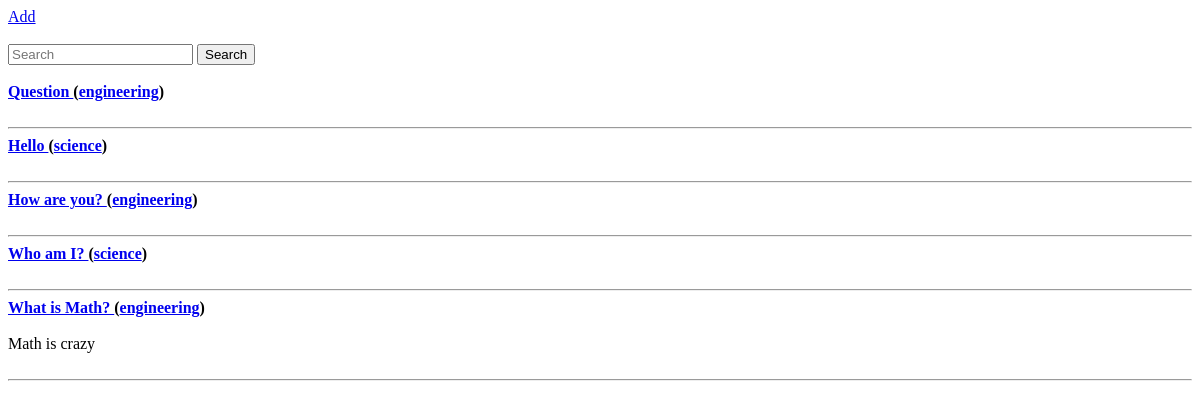
Before: /home/ with the older database file.
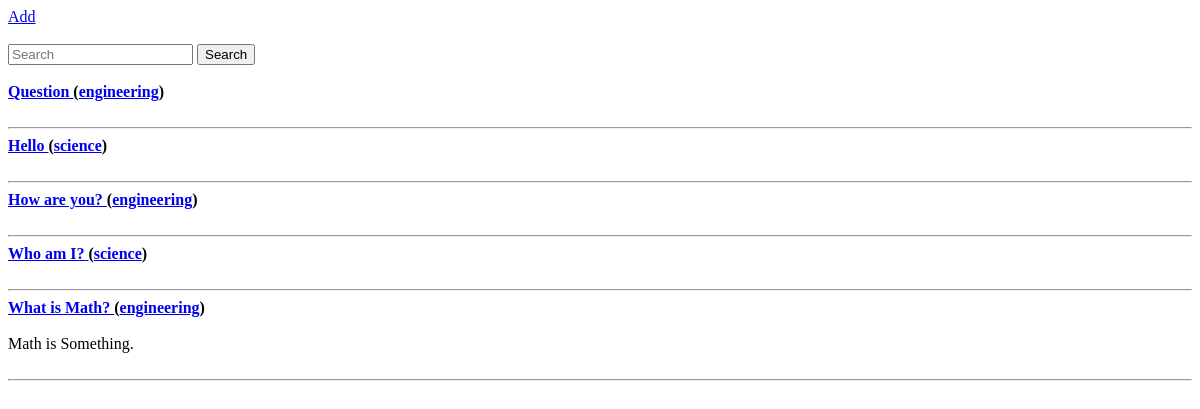
After: the same page with the newer database file.
### home/models.py (models this page shows, shortened)
class Question(models.Model):
	question = models.CharField(max_length = 100)
	date     = models.DateTimeField()
	tag      = models.CharField(max_length=20)
	votes    = models.IntegerField(default = 0)
	def __str__(self):
		return self.question

class Answer(models.Model):
	question  = models.ForeignKey(Question, on_delete=models.CASCADE)
	answer    = models.TextField()
	edit_date = models.DateTimeField()
	votes     = models.IntegerField(default = 0)

### home/views.py (the view)
# urls.py: path('',views.question_list,name='question_list'),
def question_list(request,id=None):
	if 'search' in request.GET:
		search_term   = request.GET['search']
		question_list = Question.objects.filter(question__icontains=search_term)
	else:
		question_list = Question.objects.all().order_by('-votes','-date')
	answer_list       = Answer.objects.all().order_by('-votes','-edit_date')
	content           = {
		"question_list":question_list,
		"answer_list":answer_list,
	}
	return render(request,"home/question_list.html",content)

### home/templates/home/question_list.html
{% extends 'base.html' %}
	{% block content %}
	<a href="{%url 'add_question' %}">Add</a><br><br>
	<form class="form-inline my-2 my-lg-1">
        <input
            class="form-control mr-sm-2"
            type="search"
            placeholder="Search"
            aria-label="Search"
            name='search'
            value="{{search_term}}">
        <button class="btn btn-outline-success my-2 my-sm-0" type="submit">Search</button><br><br>
      </form>
	{%for i in question_list%}
		<b><a href="{%url 'question_detail' i.id %}">{{i}} </a>(<a href="{%url 'tag_filter' i.tag %}">{{i.tag}}</a>)</b>
		<br><br>
		{%for j in answer_list|slice:":1"%}
			{%if i.id == j.question_id%}
				{{j.answer}}
				<br><br>
			{%endif%}
		{%endfor%}
		<hr>
	{%endfor%}
{% endblock %}

Changed rows visible on the page:
removed Answer: answer "Math is crazy", shown under Question "What is Math?"
added Answer: answer "Math is Something.", shown under Question "What is Math?"
